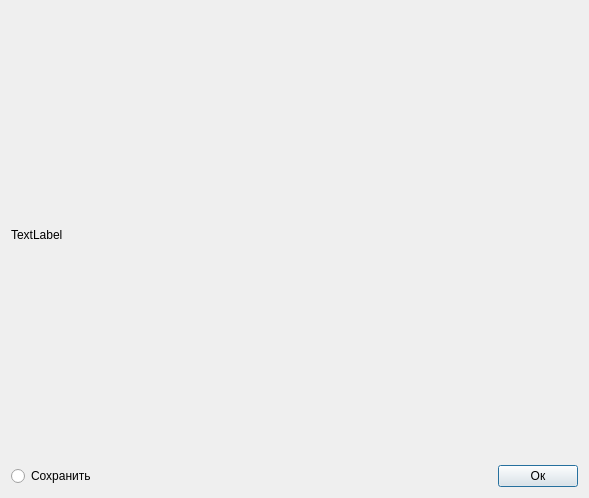
<?xml version="1.0" encoding="UTF-8"?>
<ui version="4.0">
 <class>Dialog</class>
 <widget class="QDialog" name="Dialog">
  <property name="geometry">
   <rect>
    <x>0</x>
    <y>0</y>
    <width>589</width>
    <height>498</height>
   </rect>
  </property>
  <property name="windowTitle">
   <string>Dialog</string>
  </property>
  <layout class="QGridLayout" name="gridLayout_2">
   <item row="0" column="0">
    <layout class="QGridLayout" name="gridLayout">
     <item row="1" column="1">
      <spacer name="horizontalSpacer">
       <property name="orientation">
        <enum>Qt::Horizontal</enum>
       </property>
       <property name="sizeHint" stdset="0">
        <size>
         <width>40</width>
         <height>20</height>
        </size>
       </property>
      </spacer>
     </item>
     <item row="1" column="2">
      <widget class="QPushButton" name="ok">
       <property name="text">
        <string>Ок</string>
       </property>
      </widget>
     </item>
     <item row="1" column="0">
      <widget class="QRadioButton" name="save_check">
       <property name="text">
        <string>Сохранить</string>
       </property>
      </widget>
     </item>
     <item row="0" column="0" colspan="3">
      <widget class="QLabel" name="image">
       <property name="text">
        <string>TextLabel</string>
       </property>
      </widget>
     </item>
    </layout>
   </item>
  </layout>
 </widget>
 <resources/>
 <connections/>
</ui>
